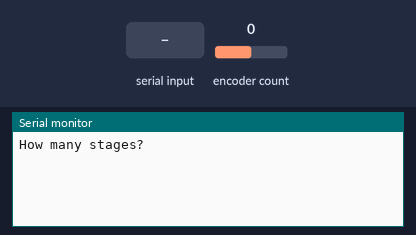
Recording of a sketch running on a simulated Arduino Uno, built with avr-gcc and run on an emulated ATmega328P. Shown: the last lines printed to the serial monitor. The test bench sets the inputs (shaded band); at power-on: encoder count 0.

Above: at 0.8 s.
0.9 s: "90,45\n" received over Serial
At 1.9 s:
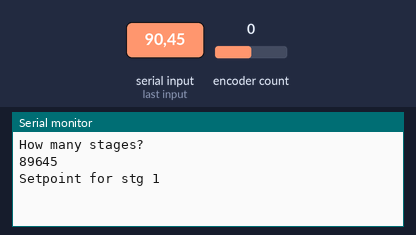
2.4 s: byte 10 (10) received over Serial
At 2.7 s:
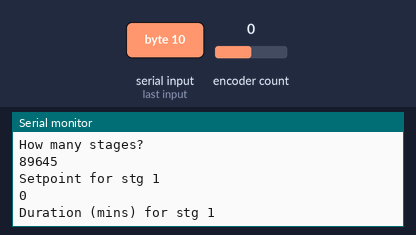
3.9 s: "30,150\n" received over Serial
At 4.3 s:
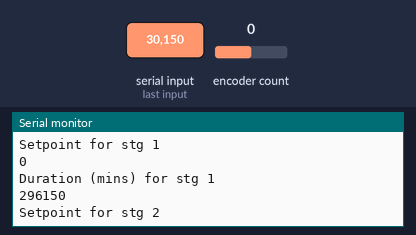

Measured:
- after the input at 0.9 s, the serial monitor: prints a new line at once (image 1)
- after the input at 2.4 s, the serial monitor: prints a new line at once (image 2)
- after the input at 3.9 s, the serial monitor: prints a new line at once (image 3)

The sketch:

knobturntimer.ino
```cpp
#include <AccelStepper.h>
#include <Wire.h>
#include <Encoder.h>
#include <Adafruit_MotorShield.h>

// THINGS YOU CAN CHANGE!
// * CHANGE THIS TO SET IT TO TWO HOURS FOR PRODUCTION *
// long duration = 7200000; // 2 hours in milliseconds
long duration = 10000; // 10 seconds in milliseconds (comment this out for production)
int numberofSteps = 1800; // Number of steps initially taken (3200 steps per rotation)
int maxspeed = 40; // Number of steps per second
int encoderSteps = 8; // Raise or lower this to make each encoder step move the motor more or less (granularity setting)

long numSteps = 0;
unsigned int hours = 0;
unsigned int minutes = 0;
bool stringcomplete = 0;
long mySteps[10];
long stageDuration[10];

long startTime;
long stageStart;

int acceleration = 1000;
long oldPosition = 0;
Adafruit_MotorShield AFMS = Adafruit_MotorShield();
Encoder enc(2, 5);
Adafruit_StepperMotor *myMotor = AFMS.getStepper(200, 2);
AccelStepper stepper(forwardStep, backwardStep);

void forwardStep()
{
  myMotor->onestep(FORWARD, MICROSTEP);
}

void backwardStep()
{
  myMotor->onestep(BACKWARD, MICROSTEP);
}

void setup()
{
  Serial.begin(9600);
  AFMS.begin();
  stepper.setMaxSpeed(maxspeed);
  stepper.setAcceleration(acceleration);


  Serial.println("How many stages?");
  numSteps = getNumber(1);

  for (int i = 1; i <= numSteps; i++) {
    Serial.print("Setpoint for stg ");
    Serial.println(i);
    mySteps[i] = getNumber(4);

    Serial.print("Duration (mins) for stg ");
    Serial.println(i);
    stageDuration[i] = getNumber(3) * 60000;
  }

  startTime = millis();
}

void loop() {

  for (int i = 1; i <= numSteps; i++) {

    stepper.runToNewPosition(mySteps[i]);
    myMotor->release();
    stageStart = millis();
    while ((millis() - stageStart) < stageDuration[i])
    {
      Serial.println((millis() - stageStart)/1000);

    }

  }

  stepper.runToNewPosition(0);

  myMotor->release();
  Serial.println("done");
  delay(999999999999999999);
}

unsigned long getNumber(int numberofdigits) {
  //Serial.println(numberofdigits);
  stringcomplete = 0;
  char number[numberofdigits];
  unsigned long returnval;
  char incomingByte;
  //Serial.flush();

  while (!stringcomplete) {

    while (Serial.available() > 0) {

      returnval = 0;
      while (1) {
        incomingByte = Serial.read();
        if (incomingByte == 10) break;
        if (incomingByte == -1) continue;
        returnval *= 10;
        returnval = ((incomingByte - 48) + returnval);
      }
      stringcomplete = 1;
      Serial.println(returnval);
      return returnval;

    }
  }
  returnval = atol(number);
  Serial.println(returnval);
  stringcomplete = 1;
  return returnval;


}
```
